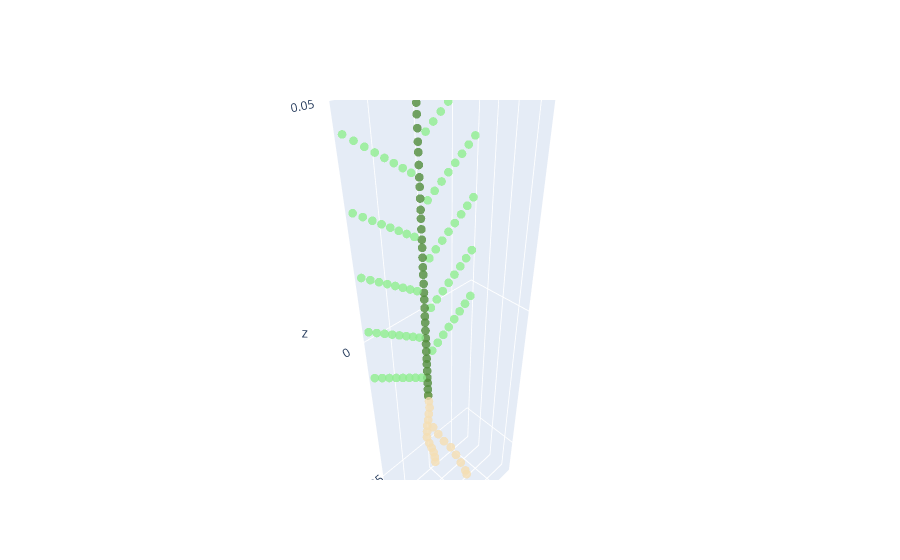
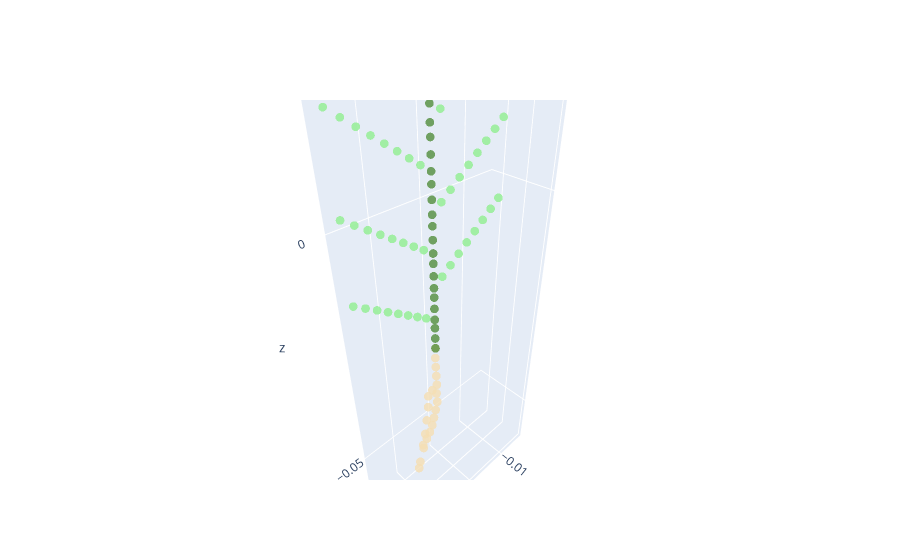

The notebook cell these images were saved under, in order:
### Markdown cell above
## 6. Change the length of the Stem
### 6.1 lmax: the maximal length
Length is controled by six parameters, among them, the maximal length is controled by lmax. if we only change the lmax, the growth will only depends on the time. Lets see what will happend if we only change the lmax of the main stem:

### Code cell
def change_parameter(input_name, output_name, organ_name, subtype , parameter_name, value_type, value):   
    all_parameter = ET.parse("../../modelparameter/{}.xml".format(input_name)) # read the parameter file from xml file
    plant_parameter = all_parameter.getroot() # get the first level of parameters
    original_lmax = plant_parameter.find("./organ[@type='{}'][@subType='{}']/parameter[@name='{}']".format(organ_name, subtype, parameter_name)).get('{}'.format(value_type)) # get function to read the value
    # The '10' in the following line is the value that need to be changed change the value
    plant_parameter.find("./organ[@type='{}'][@subType='{}']/parameter[@name='{}']".format(organ_name, subtype, parameter_name)).set('{}'.format(value_type),'{}'.format(value)) # set function to read the value
    current_lmax = plant_parameter.find("./organ[@type='{}'][@subType='{}']/parameter[@name='{}']".format(organ_name, subtype, parameter_name)).get('{}'.format(value_type)) # get function to read the value
    print('original {} of {} organ with subtype {} is {}, changed to {}'.format(parameter_name, organ_name, subtype ,original_lmax, current_lmax))
    all_parameter.write('../../modelparameter/{}.xml'.format(output_name))
change_parameter('PMA2018', 'testXML', 'stem', '1', 'lmax', 'value','10')
name = 'testXML'
smallplant = CPlantBox(name, time, name) # make a plant object in python
fig = visual_plant(smallplant)    
fig.show()
# Try to change the "10" to 5
change_parameter('PMA2018', 'testXML', 'stem', '1', 'lmax', 'value','5')
smallplant = CPlantBox(name, time, name) # make a plant object in python
fig = visual_plant(smallplant)    
fig.show()

### Figure 1 — Plotly figure (JSON) as saved in the notebook; plotly's stock layout.template omitted (floating-point values rounded to 4 significant figures; data arrays with more than 128 entries replaced by an {"elided": "..."} marker saying what was removed)
{"data": [{"marker": {"color": {"elided": "177 int values"}, "colorscale": [[0, "wheat"], [0.5, "darkgreen"], [1, "lightgreen"]], "opacity": 0.8, "size": 3}, "mode": "markers", "name": "plant", "type": "scatter3d", "x": {"elided": "177 float values"}, "y": {"elided": "177 float values"}, "z": {"elided": "177 float values"}}], "layout": {"autosize": true, "scene": {"aspectmode": "data", "aspectratio": {"x": 0.7535, "y": 0.4088, "z": 3.246}, "domain": {"x": [0, 1], "y": [0, 1]}}}}

### Figure 2 — Plotly figure (JSON) as saved in the notebook; plotly's stock layout.template omitted (floating-point values rounded to 4 significant figures)
{"data": [{"marker": {"color": [2, 4, 2, 2, 2, 2, 2, 2, 2, 2, 2, 2, 2, 2, 2, 2, 2, 2, 2, 2, 2, 2, 4, 4, 4, 8, 8, 8, 8, 8, 8, 8, 8, 4, 4, 4, 8, 8, 8, 8, 8, 8, 8, 8, 4, 4, 4, 8, 8, 8, 8, 8, 8, 8, 8, 4, 4, 4, 8, 8, 8, 8, 8, 8, 8, 8, 4, 4, 4, 8, 8, 8, 8, 8, 8, 8, 8, 4, 4, 4, 8, 8, 8, 8, 8, 8, 8, 8, 4, 4, 4, 8, 8, 8, 8, 8, 8, 8, 8, 4], "colorscale": [[0, "wheat"], [0.5, "darkgreen"], [1, "lightgreen"]], "opacity": 0.8, "size": 3}, "mode": "markers", "name": "plant", "type": "scatter3d", "x": [0, 0, 7.262e-05, -6.035e-06, -5.878e-05, -0.0001107, 0.002052, 0.004156, 0.005868, 0.007606, 0.009357, 0.01112, 0.01313, 0.01399, 4.072e-05, -1.298e-05, 0.0003327, 0.0006316, 0.0009312, 0.001344, 0.001822, 0.002443, 0, 0, 0, 0.002023, 0.004045, 0.006068, 0.00809, 0.01011, 0.01214, 0.01416, 0.01618, 0, 0, 0, -0.002023, -0.004045, -0.006068, -0.00809, -0.01011, -0.01214, -0.01416, -0.01618, 0, 0, 0, 0.002023, 0.004045, 0.006068, 0.00809, 0.01011, 0.01214, 0.01416, 0.01618, 0, 0, 0, -0.002023, -0.004045, -0.006068, -0.00809, -0.01011, -0.01214, -0.01416, -0.01618, 0, 0, 0, 0.002023, 0.004045, 0.006068, 0.00809, 0.01011, 0.01214, 0.01416, 0.01618, 0, 0, 0, -0.002023, -0.004045, -0.006068, -0.00809, -0.01011, -0.01214, -0.01416, -0.01618, 0, 0, 0, 0.002023, 0.004045, 0.006068, 0.00809, 0.01011, 0.01214, 0.01416, 0.01618, 0], "y": [0, 0, -3.449e-05, -4.851e-05, -7.319e-06, 3.432e-05, 0.001011, 0.002126, 0.00394, 0.005393, 0.006855, 0.008291, 0.009619, 0.01021, 2.608e-05, 0.0001336, -8.157e-05, -0.000335, -0.0006059, -0.001052, -0.001598, -0.002279, 0, 0, 0, -6.679e-16, -1.336e-15, -2.004e-15, -2.672e-15, -3.34e-15, -4.008e-15, -4.675e-15, -5.343e-15, 0, 0, 0, -8.012e-20, -1.602e-19, -2.404e-19, -3.205e-19, -4.006e-19, -4.807e-19, -5.609e-19, -6.41e-19, 0, 0, 0, -2.517e-16, -5.033e-16, -7.55e-16, -1.007e-15, -1.258e-15, -1.51e-15, -1.762e-15, -2.013e-15, 0, 0, 0, 5.034e-16, 1.007e-15, 1.51e-15, 2.014e-15, 2.517e-15, 3.02e-15, 3.524e-15, 4.027e-15, 0, 0, 0, 1.646e-16, 3.292e-16, 4.938e-16, 6.584e-16, 8.23e-16, 9.876e-16, 1.152e-15, 1.317e-15, 0, 0, 0, 8.714e-17, 1.743e-16, 2.614e-16, 3.485e-16, 4.357e-16, 5.228e-16, 6.1e-16, 6.971e-16, 0, 0, 0, -3.389e-16, -6.778e-16, -1.017e-15, -1.356e-15, -1.694e-15, -2.033e-15, -2.372e-15, -2.711e-15, 0], "z": [-0.03, -0.03, -0.0325, -0.035, -0.0375, -0.04, -0.03921, -0.03845, -0.03862, -0.03968, -0.0407, -0.04174, -0.0424, -0.04276, -0.04249, -0.04499, -0.04745, -0.04992, -0.05239, -0.05482, -0.05721, -0.05953, -0.0275, -0.025, -0.023, -0.02153, -0.02006, -0.01859, -0.01712, -0.01565, -0.01418, -0.01271, -0.01124, -0.0205, -0.018, -0.016, -0.01453, -0.01306, -0.01159, -0.01012, -0.008653, -0.007183, -0.005714, -0.004244, -0.0135, -0.011, -0.009, -0.007531, -0.006061, -0.004592, -0.003122, -0.001653, -0.0001832, 0.001286, 0.002756, -0.0065, -0.004, -0.002, -0.0005305, 0.0009389, 0.002408, 0.003878, 0.005347, 0.006817, 0.008286, 0.009756, 0.0005, 0.003, 0.005, 0.006469, 0.007939, 0.009408, 0.01088, 0.01235, 0.01382, 0.01529, 0.01676, 0.0075, 0.01, 0.012, 0.01347, 0.01494, 0.01641, 0.01788, 0.01935, 0.02082, 0.02229, 0.02376, 0.0145, 0.017, 0.019, 0.02047, 0.02194, 0.02341, 0.02488, 0.02635, 0.02782, 0.02929, 0.03076, 0.02]}], "layout": {"autosize": true, "scene": {"aspectmode": "data", "aspectratio": {"x": 0.9757, "y": 0.3765, "z": 2.722}, "domain": {"x": [0, 1], "y": [0, 1]}}}}
